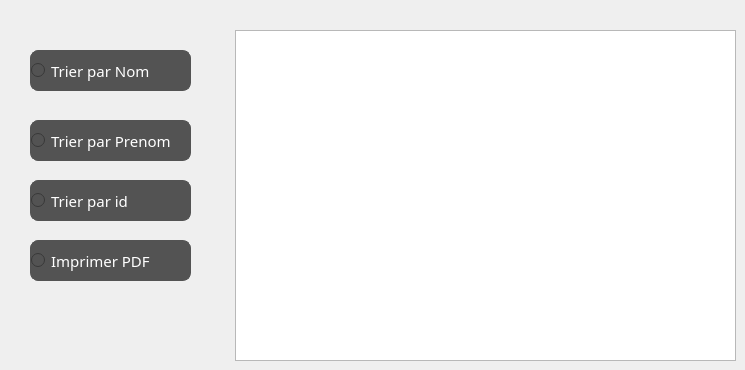
      <widget class="QWidget" name="tab_12">
       <attribute name="title">
        <string>Afficher Client</string>
       </attribute>
       <widget class="QTableView" name="tab_menu">
        <property name="geometry">
         <rect>
          <x>235</x>
          <y>30</y>
          <width>501</width>
          <height>331</height>
         </rect>
        </property>
        <property name="font">
         <font>
          <family>Segoe Print</family>
         </font>
        </property>
       </widget>
       <widget class="QRadioButton" name="trimenu">
        <property name="geometry">
         <rect>
          <x>30</x>
          <y>50</y>
          <width>161</width>
          <height>41</height>
         </rect>
        </property>
        <property name="font">
         <font>
          <family>Segoe Print</family>
          <pointsize>-1</pointsize>
         </font>
        </property>
        <property name="styleSheet">
         <string notr="true">QRadioButton {
color: #fff;
background:#535353;
border: none;
font-size:15px;
font-family:Segoe Print;
text-align: left;
border: 1px solid #535353;
border-radius: 8px;
}
QRadioButton:hover {
color:#fff;
background:#FF5733;
border: none;
text-align: left;
}
</string>
        </property>
        <property name="text">
         <string>Trier par Nom</string>
        </property>
       </widget>
       <widget class="QRadioButton" name="trimenu_2">
        <property name="geometry">
         <rect>
          <x>30</x>
          <y>120</y>
          <width>161</width>
          <height>41</height>
         </rect>
        </property>
        <property name="styleSheet">
         <string notr="true">QRadioButton {
color: #fff;
background:#535353;
border: none;
font-size:15px;
font-family:Segoe Print;
text-align: left;
border: 1px solid #535353;
border-radius: 8px;
}
QRadioButton:hover {
color:#fff;
background:#FF5733;
border: none;
text-align: left;
}
</string>
        </property>
        <property name="text">
         <string>Trier par Prenom</string>
        </property>
       </widget>
       <widget class="QRadioButton" name="trimenu_3">
        <property name="geometry">
         <rect>
          <x>30</x>
          <y>180</y>
          <width>161</width>
          <height>41</height>
         </rect>
        </property>
        <property name="styleSheet">
         <string notr="true">QRadioButton {
color: #fff;
background:#535353;
border: none;
font-size:15px;
font-family:Segoe Print;
text-align: left;
border: 1px solid #535353;
border-radius: 8px;
}
QRadioButton:hover {
color:#fff;
background:#FF5733;
border: none;
text-align: left;
}
</string>
        </property>
        <property name="text">
         <string>Trier par id</string>
        </property>
       </widget>
       <widget class="QRadioButton" name="pdf_2">
        <property name="geometry">
         <rect>
          <x>30</x>
          <y>240</y>
          <width>161</width>
          <height>41</height>
         </rect>
        </property>
        <property name="styleSheet">
         <string notr="true">QRadioButton {
color: #fff;
background:#535353;
border: none;
font-size:15px;
font-family:Segoe Print;
text-align: left;
border: 1px solid #535353;
border-radius: 8px;
}
QRadioButton:hover {
color:#fff;
background:#FF5733;
border: none;
text-align: left;
}
</string>
        </property>
        <property name="text">
         <string>Imprimer PDF</string>
        </property>
       </widget>
      </widget>
